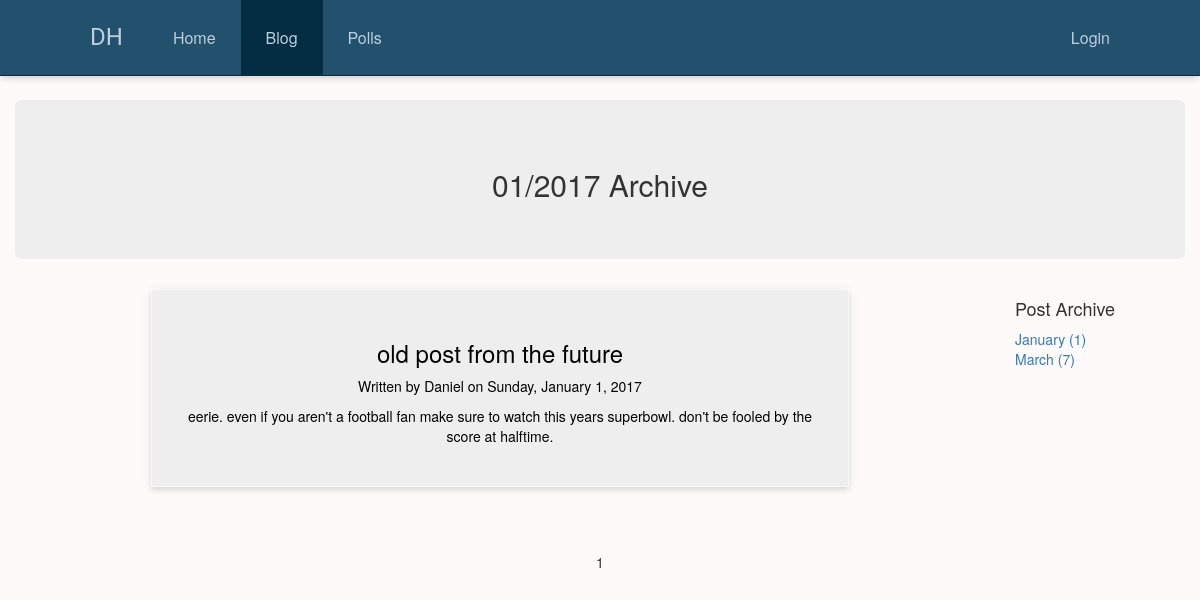
Before: /blog/2017/01/ with the older database file.
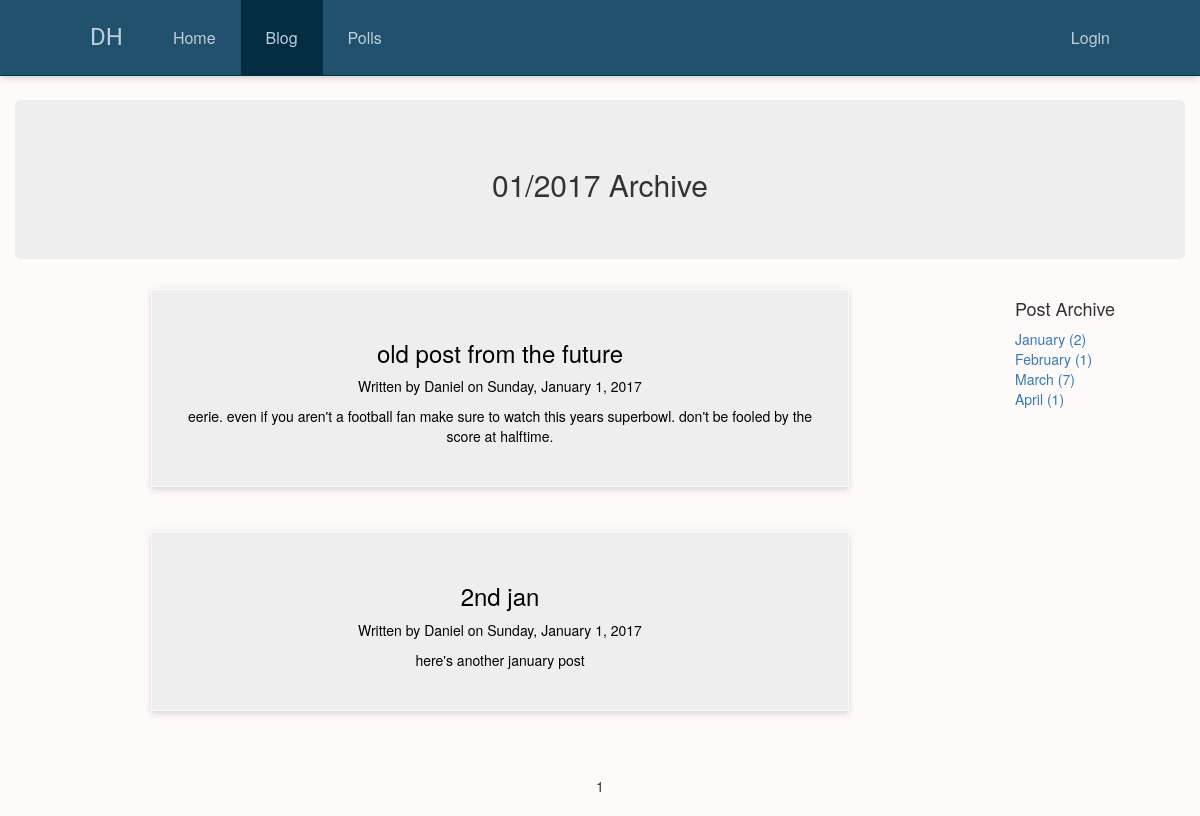
After: the same page with the newer database file.
### blog/models.py (models this page shows, shortened)
class Post(models.Model):
    author = models.ForeignKey(
        User,
        on_delete=models.CASCADE,
        )
    title = models.CharField(max_length=50)
    slug = models.SlugField(unique=True)
    post = models.TextField()
    pub_date = models.DateTimeField('date published', default=timezone.now)

### blog/views.py (the view)
# urls.py: url(r'^(?P<year>\d{4})/(?P<month>\d{2})/$', views.ArchiveView.as_view(), name='archive'),
class ArchiveView(ListView):
    template_name = "blog/blog_archive.html"
    context_object_name = 'posts'
    paginate_by = 5
    def get_context_data(self, **kwargs):
        context = super(ArchiveView, self).get_context_data(**kwargs)
        context['archive'] = Post.objects.annotate(month=TruncMonth('pub_date')).values('month').annotate(c=Count('id'))
        if 'month' in self.kwargs.keys():
            context.update(year=self.kwargs['year'], month=self.kwargs['month'])
        elif 'year' in self.kwargs.keys():
            context.update(year=self.kwargs['year'])
        return context
    def get_queryset(self):
        utc = pytz.utc
        year_int = int(self.kwargs['year'])
        year = datetime.datetime(year_int, 1, 1, 0, 0, tzinfo=utc)
        if 'month' in self.kwargs:
            month = int(self.kwargs['month'])
            date1 = datetime.datetime(year_int, month, 1, 0, 0, tzinfo=utc)
            date2 = date1 + relativedelta(months=1)
            queryset = Post.objects.filter(pub_date__range=(date1, date2)).order_by('pub_date')
        elif 'year' in self.kwargs:
            next_year = year + relativedelta(years=1)
            queryset = Post.objects.filter(pub_date__range=(year, next_year)).order_by('pub_date')
        return queryset

### blog/templates/blog/blog_archive.html (shortened to what this page needs)
{% extends 'blog/base_blog.html' %}
{% block page_header %}
  <div class="jumbotron">
    {% if month %}
      <h2>{{ month }}/{{ year }} Archive</h2>
    {% else %}
      <h2>{{ year }} Archive</h2>
    {% endif %}
  </div>
{% endblock %}

### blog/templates/blog/base_blog.html (shortened to what this page needs)
{% extends 'home/base.html' %}
{% block blog_active %}
  active
{% endblock %}
{% block content %}
  {% block page_header %}
  {% endblock page_header %}
  <div class="row">
    <div class="col-md-10">
      {% block post_list %}
        {% for post in posts %}
          <a class="post" href="{% url 'blog:detail' post.slug %}">
            <div class="post-card">
              <h3 class="post-title">
                {{ post.title }}
              </h3>
              <p class="post-author">
                Written by {{ post.author|title }} on {{ post.pub_date|date:"l, F j, Y" }}
              </p>
              <p class="text-align post-index-content">
                {{ post.post|linebreaksbr|truncatewords:50 }}
              </p>
            </div>
          </a>
        {% endfor %}
      {% endblock %}
    </div>
    <div class="col-md-2 text-left">
      {% block archive %}
        <h4>Post Archive</h4>
          {% for month in archive %}
            <div>
              <a href="{% url 'blog:archive' month.month|date:'Y' month.month|date:'m' %}">
                {{ month.month|date:"F" }}
                <span>({{ month.c }})</span>
              </a>
            </div>
          {% endfor %}
      {% endblock %}
    </div>
  </div>
  {% block pagination %}
    <div class="pagination">
      {% for page in paginator.page_range %}
        {% if page == page_obj.number %}
          <span class="pagination-cur-page">{{ page_obj.number }}</span>
        {% else %}
          <span class="step-links"><a href="{% block pag_step_url %}{% url 'blog:index' %}?page={{ page }}{% endblock %}">{{ page }}</a></span>
        {% endif %}
      {% endfor %}
    </div>
  {% endblock pagination %}
{% endblock %}

Changed rows visible on the page:
added Post: title "2nd jan", author "Daniel", pub_date "Sunday, January 1, 2017", post "here's another january post"
Other visible differences:
new list line: "January ( 2 )"
new list line: "February ( 1 )"
new list line: "April ( 1 )"
list line gone: "January ( 1 )"
